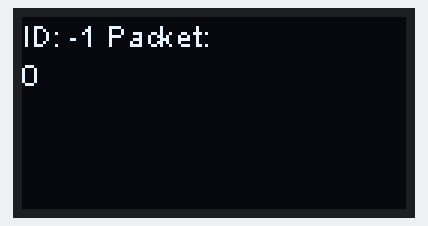
Bench run of a sketch on a simulated ESP32. On the bench: 128×64 one-colour display. What the sketch prints to the serial monitor is not drawn.

Above: at 0.4 s.
At 4.7 s:
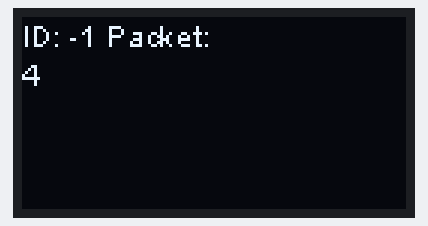
At 7.9 s:
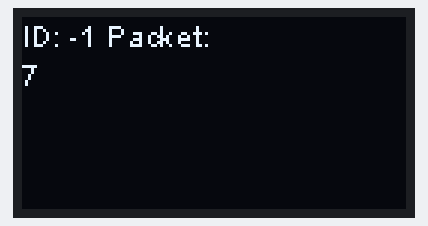
At 18.7 s:
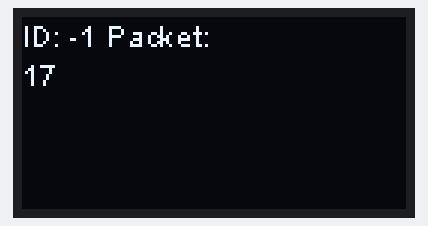
At 29.4 s:
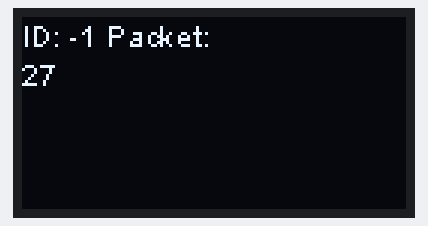
At 38.0 s:
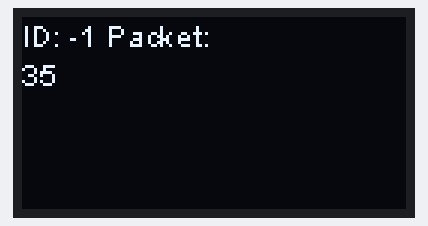

The sketch:

LoRa_sender.ino
```cpp
/* Example file to send and display data with LoRa and the Heltec Wireless Stick
   For more ressources about LoRa, see:
   https://github.com/HelTecAutomation/Heltec_ESP32/blob/master/src/lora/API.md
   For more ressources about the OLED display, see:
   https://github.com/HelTecAutomation/Heltec_ESP32/blob/master/src/oled/API.md
*/


// Library for LoRa and the display
#include "heltec.h"


// Declare variables
int msgCnt = 0;
uint32_t chipId = 0;
int nodeId;


// Code in the setup method is automatically called (once) after booting.
void setup() {
  /* -----Determine ID-----
     When working with multiple sticks it is often useful to easily distinguish between them.
     Each stick has a unique chip id, so we assign ascending numbers to the ids. Change the switch-
     statement to match your ids. */
  for(int i=0; i<17; i=i+8) {
	  chipId |= ((ESP.getEfuseMac() >> (40 - i)) & 0xff) << i;
	}
  switch(chipId){
    case 11779112: nodeId = 0;
      break;
    case 11779672: nodeId = 1;
      break;
    case 11779684: nodeId = 2;
      break;
    case 11779836: nodeId = 3;
      break;
    default: nodeId = -1;
      break;
  }

  // Start heltec display, LoRa and Serial
  Heltec.begin(true /*DisplayEnable Enable*/, true /*Heltec.LoRa Enable*/, true /*Serial Enable*/, true /*PABOOST Enable*/, 868E6 /*long frequency*/);

  // -----Init Display-----
  Heltec.display->setFont(ArialMT_Plain_10);
  Heltec.display->clear();
  Heltec.display->drawString(0, 0, "Sending ping:");
  Heltec.display->display();

  // -----Init LoRa-----
  // -----LoRa options-----

  /* Transmission power of the radio, 2-17dB. */
  //LoRa.setTxPower(14, RF_PACONFIG_PASELECT_PABOOST);

  /* Change the frequency in Hz, wireless stick supports 868E6 - 915E6, so the general
     region is Europe and North America. Croatia is restricted to EU863-870. */
  //LoRa.setFrequency(868E6);

  /* Spreading factor between 6 and 12, represents number of bits per symbol.
     High SF leads to more noise resistance, but at the cost of a lower data rate. */
  //LoRa.setSpreadingFactor(7);

  /* Bandwidth of the chirp signal. Higher bandwidth has higher data rates,
     but less communication range. */
  //LoRa.setSignalBandwidth(125E3);

  /* Coding rate between 5 and 8, corresponds to the ratio of data to parity bits.
     CR 5 means 4 out of 5 bits are data bits, CR 8 means 4 out of 8 bits are data bits.
     Higher CR imrpoves the transmission quality, but comes with an overhead. */
  //LoRa.setCodingRate4(5);

  /* Change the preamble length between 6 and 65535. A higher preamble increases the
     needed time to send data, but can improve the transmission. */
  //LoRa.setPreambleLength(8);

  /* The sync word marks the end of the header and the start of data. */
  //LoRa.setSyncWord(0x34);

  /* LoRa can use Cyclic Redundancy Check, default is disabled. */
  //LoRa.enableCrc();
  //LoRa.disableCrc();

  /* LoRa can use inverted IQ to distinguish between sender and receiver messages,
     default is disabled. */
  //LoRa.disableInvertIQ();
  //LoRa.enableInvertIQ();
  //LoRa.enableTxInvertIQ();
  //LoRa.enableRxInvertIQ();

  Serial.printf("Setup completed! My ID is %d\n", nodeId);
}


// Code in this method will loop after setup
void loop() {
  // Display node id and packet number
  char * output;
  asprintf(&output, "ID: %d Packet: %d", nodeId, msgCnt);
  Heltec.display->clear();
  Heltec.display->drawStringMaxWidth(0, 0, 64, output);
  Heltec.display->display();

  // Format message string
  char * message;
  asprintf(&message, "S:%d, C:%d", nodeId, msgCnt);

  // -----LoRa send message-----
  LoRa.beginPacket();
  LoRa.print(message);
  LoRa.endPacket();

  delete(output);
  delete(message);
  msgCnt++;
  delay(1000);
}
```

Measured:
- what the display in image 0 shows lasts 1.0 s, from 0.4 s to 1.4 s
